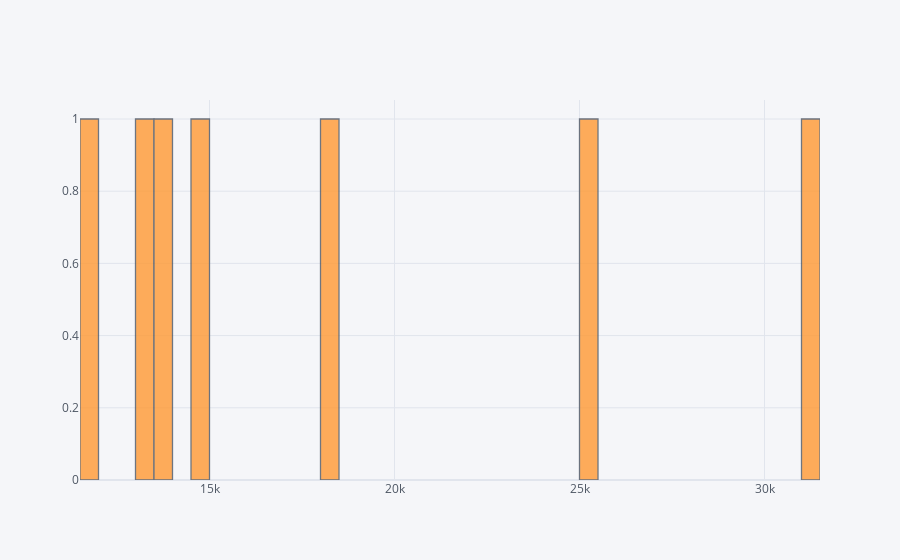

Notebook source saved alongside this figure:
### Markdown cell above
### Engine type & Price

### Code cell
print(df1.groupby('enginetype')['price'].mean().sort_values())
print()
df1.groupby('enginetype')['price'].mean().iplot(kind='histogram',subplots=True,bins=50)

### Figure 1 — Plotly figure (JSON) as saved in the notebook; plotly's stock layout.template omitted (floating-point values rounded to 4 significant figures)
{"data": [{"histfunc": "count", "histnorm": "", "marker": {"color": "rgba(255, 153, 51, 1.0)", "line": {"color": "#4D5663", "width": 1.3}}, "name": "price", "nbinsx": 50, "opacity": 0.8, "orientation": "v", "type": "histogram", "x": [18120.0, 31400.0, 14630.0, 11570.0, 13740.0, 25100.0, 13020], "xaxis": "x", "yaxis": "y"}], "layout": {"barmode": "overlay", "legend": {"bgcolor": "#F5F6F9", "font": {"color": "#4D5663"}}, "paper_bgcolor": "#F5F6F9", "plot_bgcolor": "#F5F6F9", "title": {"font": {"color": "#4D5663"}}, "xaxis": {"anchor": "y", "domain": [0, 1], "gridcolor": "#E1E5ED", "showgrid": true, "tickfont": {"color": "#4D5663"}, "title": {"font": {"color": "#4D5663"}, "text": ""}, "zerolinecolor": "#E1E5ED"}, "yaxis": {"anchor": "x", "domain": [0, 1], "gridcolor": "#E1E5ED", "showgrid": true, "tickfont": {"color": "#4D5663"}, "title": {"font": {"color": "#4D5663"}, "text": ""}, "zerolinecolor": "#E1E5ED"}}}
